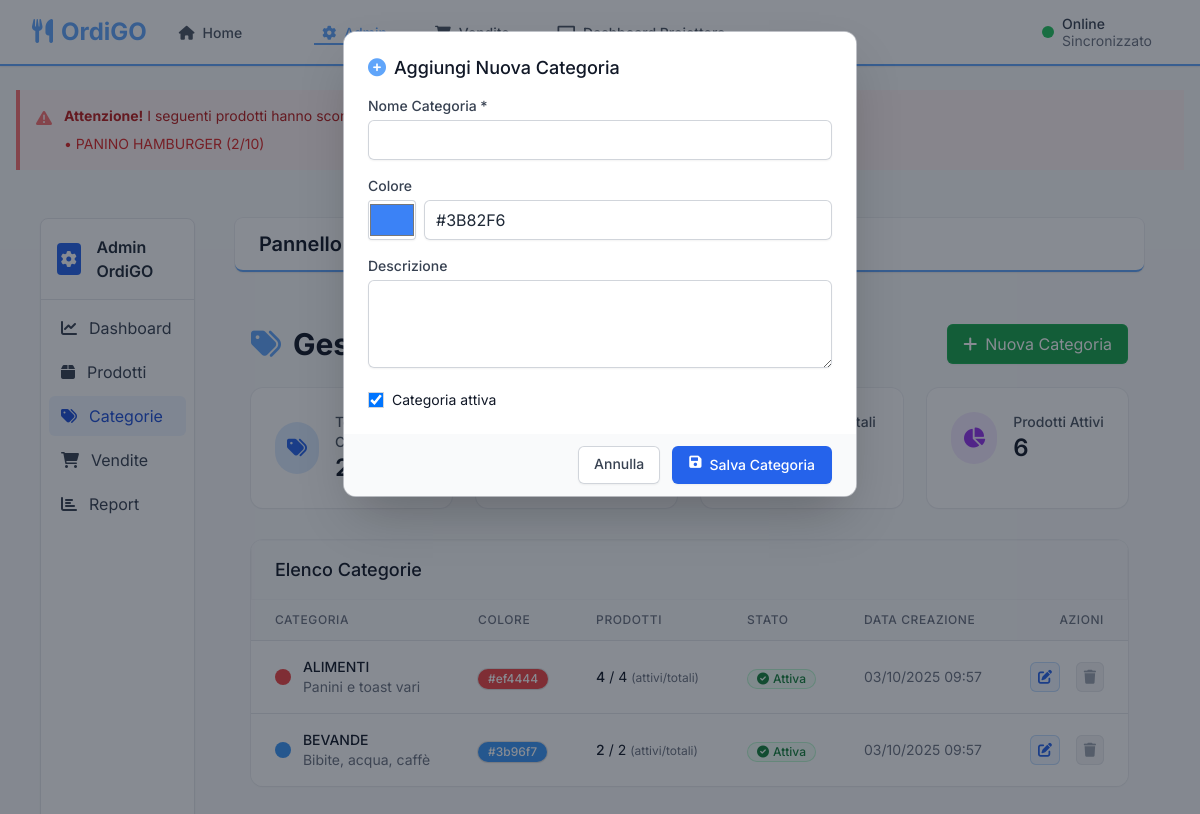
The page /?route=admin&page=categories&openModal=addCategory on the database its author committed.
### tables this page shows
CREATE TABLE products (
            id INTEGER PRIMARY KEY AUTOINCREMENT,
            name VARCHAR(200) NOT NULL,
            description TEXT,
            purchase_price DECIMAL(10,2) NOT NULL,
            category_id INTEGER,
            stock_quantity INTEGER DEFAULT 0,
            min_stock_level INTEGER DEFAULT 5,
            image_url VARCHAR(500),
            active BOOLEAN DEFAULT 1,
            created_at DATETIME DEFAULT CURRENT_TIMESTAMP,
            updated_at DATETIME DEFAULT CURRENT_TIMESTAMP, selling_price DECIMAL(10,2) DEFAULT 0,
            FOREIGN KEY (category_id) REFERENCES categories(id) ON DELETE SET NULL
        );

CREATE TABLE categories (
            id INTEGER PRIMARY KEY AUTOINCREMENT,
            name VARCHAR(100) NOT NULL UNIQUE,
            description TEXT,
            color VARCHAR(7) DEFAULT '#3B82F6',
            icon VARCHAR(50) DEFAULT 'tag',
            active BOOLEAN DEFAULT 1,
            created_at DATETIME DEFAULT CURRENT_TIMESTAMP,
            updated_at DATETIME DEFAULT CURRENT_TIMESTAMP
        );

### admin/categories.php (the view, shortened to what the rows shown need)
<?php
$db = Database::getInstance();
$stmt = $db->query("
    SELECT c.id, c.name, c.description, c.color as color_hex, c.active, c.created_at,
           COUNT(DISTINCT p_active.id) as active_products,
           COUNT(DISTINCT p_all.id) as product_count
    FROM categories c
    LEFT JOIN products p_active ON c.id = p_active.category_id AND p_active.active = 1
    LEFT JOIN products p_all ON c.id = p_all.category_id
    GROUP BY c.id, c.name, c.description, c.color, c.active, c.created_at
    ORDER BY c.name
");
$categories = $stmt->fetchAll();
?>
<div class="container mx-auto px-4 py-6">
    <div class="flex justify-between items-center mb-6">
        <h1 class="text-3xl font-bold text-gray-900">
            <i class="fas fa-tags mr-3 text-primary"></i>Gestione Categorie
        </h1>
    </div>
    <div class="bg-white rounded-xl shadow-sm ring-1 ring-gray-200/60 overflow-hidden">
        <div class="overflow-x-auto">
            <table class="min-w-full divide-y divide-gray-200">
                <thead class="bg-gray-50">
                    <tr>
                        <th class="px-6 py-3 text-left text-xs font-medium text-gray-500 uppercase tracking-wider">Categoria</th>
                        <th class="px-6 py-3 text-left text-xs font-medium text-gray-500 uppercase tracking-wider">Colore</th>
                        <th class="px-6 py-3 text-left text-xs font-medium text-gray-500 uppercase tracking-wider">Prodotti</th>
                        <th class="px-6 py-3 text-left text-xs font-medium text-gray-500 uppercase tracking-wider">Stato</th>
                        <th class="px-6 py-3 text-left text-xs font-medium text-gray-500 uppercase tracking-wider">Data Creazione</th>
                        <th class="px-6 py-3 text-right text-xs font-medium text-gray-500 uppercase tracking-wider">Azioni</th>
                    </tr>
                </thead>
                <tbody class="bg-white divide-y divide-gray-200">
                    <?php foreach ($categories as $category): ?>
                        <tr class="hover:bg-gray-50 transition">
                            <td class="px-6 py-4 whitespace-nowrap">
                                <div class="flex items-center">
                                    <div class="w-4 h-4 rounded-full mr-3" style="background-color: <?= htmlspecialchars($category['color_hex'] ?? '#3B82F6') ?>"></div>
                                    <div>
                                        <div class="text-sm font-medium text-gray-900"><?= htmlspecialchars($category['name'] ?? '') ?></div>
                                        <?php if (!empty($category['description'])): ?>
                                            <div class="text-sm text-gray-500"><?= htmlspecialchars($category['description']) ?></div>
                                        <?php endif; ?>
                                    </div>
                                </div>
                            </td>
                            <td class="px-6 py-4 whitespace-nowrap">
                                <span class="inline-flex items-center px-2.5 py-0.5 rounded-full text-xs font-medium text-white ring-1 ring-black/10 shadow-sm" style="background-color: <?= htmlspecialchars($category['color_hex'] ?? '#3B82F6') ?>">
                                    <?= htmlspecialchars($category['color_hex'] ?? '#3B82F6') ?>
                                </span>
                            </td>
                            <td class="px-6 py-4 whitespace-nowrap text-sm text-gray-900">
                                <span class="font-medium"><?= $category['active_products'] ?></span> / <?= $category['product_count'] ?>
                                <span class="text-gray-500 text-xs">(attivi/totali)</span>
                            </td>
                            <td class="px-6 py-4 whitespace-nowrap">
                                <?php if ($category['active']): ?>
                                    <span class="inline-flex items-center px-2.5 py-0.5 rounded-full text-xs font-medium bg-green-50 text-green-700 ring-1 ring-inset ring-green-200">
                                        <i class="fas fa-check-circle mr-1"></i>Attiva
                                    </span>
                                <?php else: ?>
                                    <span class="inline-flex items-center px-2.5 py-0.5 rounded-full text-xs font-medium bg-red-50 text-red-700 ring-1 ring-inset ring-red-200">
                                        <i class="fas fa-times-circle mr-1"></i>Inattiva
                                    </span>
                                <?php endif; ?>
                            </td>
                            <td class="px-6 py-4 whitespace-nowrap text-sm text-gray-500">
                                <?= date('d/m/Y H:i', strtotime($category['created_at'])) ?>
                            </td>
                            <td class="px-6 py-4 whitespace-nowrap text-right text-sm font-medium">
                <a href="?route=admin&page=categories&action=edit&id=<?= $category['id'] ?>"
                                   class="inline-flex items-center p-2 rounded-md bg-blue-50 text-blue-600 hover:bg-blue-100 mr-3 ring-1 ring-inset ring-blue-200 transition-colors duration-150">
                                    <i class="fas fa-edit"></i>
                                </a>
                                <?php if ($category['active_products'] == 0): ?>
                <a href="?route=admin&page=categories&action=delete&id=<?= $category['id'] ?>"
                                       onclick="return confirm('Sei sicuro di voler eliminare questa categoria?')"
                                       class="inline-flex items-center p-2 rounded-md bg-red-50 text-red-600 hover:bg-red-100 ring-1 ring-inset ring-red-200 transition-colors duration-150">
                                        <i class="fas fa-trash"></i>
                                    </a>
                                <?php else: ?>
                                    <span class="inline-flex items-center p-2 rounded-md bg-gray-100 text-gray-400 ring-1 ring-inset ring-gray-200 transition-colors duration-150" title="Impossibile eliminare: categoria con prodotti attivi associati">
                                        <i class="fas fa-trash"></i>
                                    </span>
                                <?php endif; ?>
                            </td>
                        </tr>
                    <?php endforeach; ?>
                </tbody>
            </table>
        </div>
    </div>
</div>

### templates/header.php (shortened to what the rows shown need)
<!DOCTYPE html>
<html lang="it">
<head>
    <?php
        $twPath = __DIR__ . '/../assets/tailwind.css';
        $twVer = file_exists($twPath) ? filemtime($twPath) : time();
    ?>
    <link rel="stylesheet" href="<?= asset_path('assets/tailwind.css') . '?v=' . $twVer ?>">
    <script src="https://cdn.tailwindcss.com"></script>
    <link rel="stylesheet" href="https://cdnjs.cloudflare.com/ajax/libs/font-awesome/6.0.0/css/all.min.css">
</head>
<body class="bg-gray-50 min-h-screen text-gray-800 font-sans">
    <nav class="bg-white/90 backdrop-blur-md shadow-sm ring-1 ring-gray-200/60" x-data="{ mobileOpen: false }" @keydown.escape="mobileOpen = false" style="border-bottom: 2px solid #60a5fa;">
        <div class="max-w-7xl mx-auto px-4 sm:px-6 lg:px-8">
            <div class="flex justify-between h-16">
                <div class="flex items-center">
                    <div class="flex-shrink-0">
                        <h1 class="text-2xl font-bold text-primary">
                            <i class="fas fa-utensils mr-2"></i>OrdiGO
                        </h1>
                    </div>
                </div>
            </div>
        </div>
    </nav>
    <main class="<?= ($route == 'admin') ? 'py-6 px-4' : 'max-w-7xl mx-auto py-6 sm:px-6 lg:px-8' ?>">
        <?php
        try {
            $db = getDB();
            $stmt = $db->query("
                SELECT name, stock_quantity, min_stock_level
                FROM products
                WHERE stock_quantity <= min_stock_level AND active = 1
            ");
            $scorte_basse = $stmt->fetchAll();
            if (!empty($scorte_basse)): ?>
                <div class="mb-6 bg-red-50 border-l-4 border-red-400 p-4">
                    <div class="flex">
                        <div class="ml-3">
                            <ul class="mt-2 text-sm text-red-600">
                                <?php foreach ($scorte_basse as $prodotto): ?>
                                    <li>• <?= htmlspecialchars($prodotto['name']) ?> (<?= $prodotto['stock_quantity'] ?>/<?= $prodotto['min_stock_level'] ?>)</li>
                                <?php endforeach; ?>
                            </ul>
                        </div>
                    </div>
                </div>
            <?php endif;
        } catch (Exception $e) {
        }
        ?>

### rows shown on the page
products: name "PANINO HAMBURGER", stock_quantity "2", min_stock_level "10"
categories: name "ALIMENTI", description "Panini e toast vari", color "#ef4444", active_products "4", product_count "4", active True (drawn), created_at "03/10/2025 09:57"
categories: name "BEVANDE", description "Bibite, acqua, caffè", color "#3b96f7", active_products "2", product_count "2", active True (drawn), created_at "03/10/2025 09:57"

### other values the page prints
count($categories) "2"
array_sum(array_column($categories, 'active_products')) "6"
